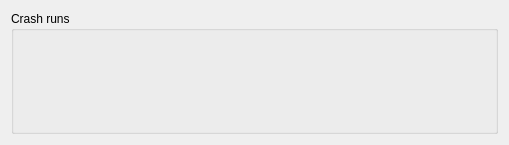
<?xml version="1.0" encoding="UTF-8"?>
<ui version="4.0">
 <class>Form</class>
 <widget class="QWidget" name="Form">
  <property name="geometry">
   <rect>
    <x>0</x>
    <y>0</y>
    <width>509</width>
    <height>145</height>
   </rect>
  </property>
  <property name="windowTitle">
   <string>Form</string>
  </property>
  <layout class="QGridLayout" name="gridLayout">
   <item row="0" column="0">
    <widget class="QGroupBox" name="groupBox">
     <property name="title">
      <string>Crash runs</string>
     </property>
     <layout class="QGridLayout" name="gridLayout_3">
      <item row="0" column="0">
       <layout class="QGridLayout" name="crash_runs_grid"/>
      </item>
     </layout>
    </widget>
   </item>
  </layout>
 </widget>
 <resources/>
 <connections/>
</ui>
